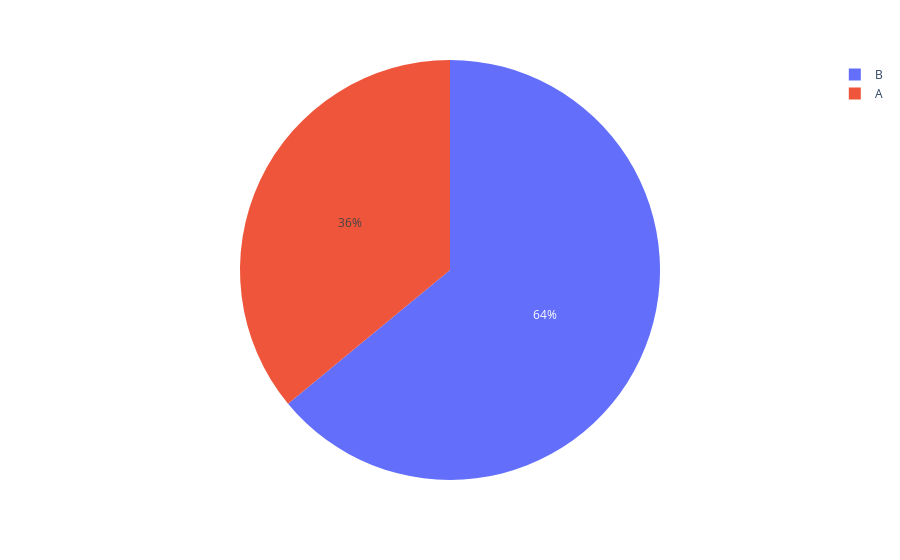

Notebook code for this chart:
### Code cell
# Create the pie chart
fig = px.pie(counts, values=counts.values, names=counts.index)
fig.show()

### Figure 1 — Plotly figure (JSON) as saved in the notebook; plotly's stock layout.template omitted (floating-point values rounded to 4 significant figures)
{"data": [{"domain": {"x": [0, 1], "y": [0, 1]}, "hovertemplate": "index=%{label}<br>value=%{value}<extra></extra>", "labels": ["B", "A"], "legendgroup": "", "name": "", "showlegend": true, "type": "pie", "values": [395, 222]}], "layout": {"legend": {"tracegroupgap": 0}, "margin": {"t": 60}}}
